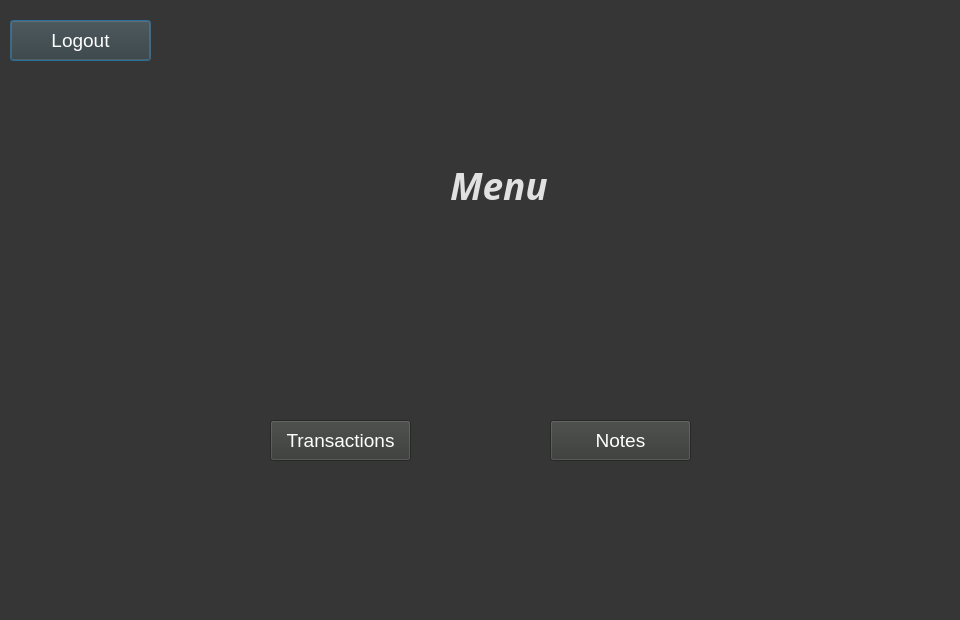
<?xml version="1.0" encoding="UTF-8"?>
<ui version="4.0">
 <class>Dialog</class>
 <widget class="QDialog" name="Dialog">
  <property name="geometry">
   <rect>
    <x>0</x>
    <y>0</y>
    <width>960</width>
    <height>620</height>
   </rect>
  </property>
  <property name="windowTitle">
   <string>Dialog</string>
  </property>
  <property name="styleSheet">
   <string notr="true">background-color: rgb(54, 54, 54);</string>
  </property>
  <widget class="QLabel" name="menu">
   <property name="geometry">
    <rect>
     <x>450</x>
     <y>150</y>
     <width>171</width>
     <height>71</height>
    </rect>
   </property>
   <property name="font">
    <font>
     <family>Modern</family>
     <pointsize>28</pointsize>
     <weight>75</weight>
     <italic>true</italic>
     <bold>true</bold>
    </font>
   </property>
   <property name="styleSheet">
    <string notr="true">color:rgb(225, 225, 225); font-size:28pt;</string>
   </property>
   <property name="text">
    <string>Menu</string>
   </property>
  </widget>
  <widget class="QPushButton" name="logoutbutton">
   <property name="geometry">
    <rect>
     <x>10</x>
     <y>20</y>
     <width>141</width>
     <height>41</height>
    </rect>
   </property>
   <property name="styleSheet">
    <string notr="true">background-color: rgb(55, 57, 55); font-size:14pt; color:rgb(255, 255, 255)</string>
   </property>
   <property name="text">
    <string>Logout</string>
   </property>
  </widget>
  <widget class="QPushButton" name="transbutton">
   <property name="geometry">
    <rect>
     <x>270</x>
     <y>420</y>
     <width>141</width>
     <height>41</height>
    </rect>
   </property>
   <property name="styleSheet">
    <string notr="true">background-color: rgb(55, 57, 55); font-size:14pt; color:rgb(255, 255, 255)</string>
   </property>
   <property name="text">
    <string>Transactions</string>
   </property>
  </widget>
  <widget class="QPushButton" name="notesbutton">
   <property name="geometry">
    <rect>
     <x>550</x>
     <y>420</y>
     <width>141</width>
     <height>41</height>
    </rect>
   </property>
   <property name="styleSheet">
    <string notr="true">background-color: rgb(55, 57, 55); font-size:14pt; color:rgb(255, 255, 255)</string>
   </property>
   <property name="text">
    <string>Notes</string>
   </property>
  </widget>
 </widget>
 <resources/>
 <connections/>
</ui>
